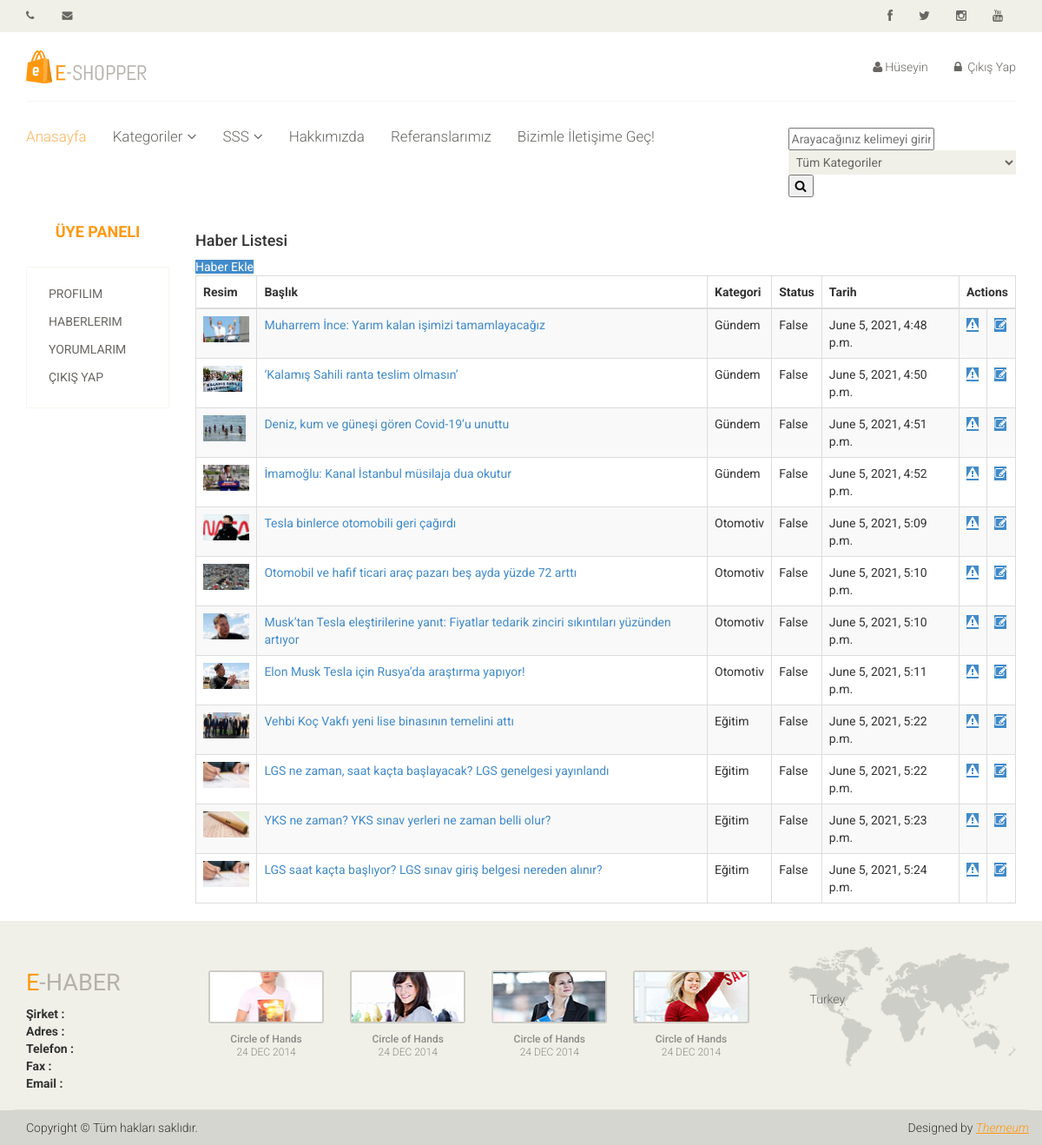
Screenshot of /user/contents/ (signed in) with the database file from the repository.
### news/models.py (models this page shows, shortened)
class New(models.Model):
    STATUS = (
        ('True', 'Evet'),
        ('False', 'Hayır'),
    )
    title = models.CharField(max_length=200)
    keywords = models.CharField(max_length=255)
    description = models.CharField(max_length=255)
    detail = RichTextUploadingField()
    image = models.ImageField(blank=True, upload_to='images/')
    status = models.CharField(max_length=10, choices=STATUS)
    slug = models.SlugField(null=False,unique=True)
    category = models.ForeignKey(Category, on_delete=models.CASCADE)
    user = models.ForeignKey(User, on_delete=models.CASCADE)
    create_at = models.DateTimeField(auto_now_add=True)
    update_at = models.DateTimeField(auto_now=True)
    def image_tag(self):
        return mark_safe('<img src="{}" height="50"/>'.format(self.image.url))
    image_tag.short_description='Image'

class Category(MPTTModel):
    STATUS = (
        ('True', 'Evet'),
        ('False', 'Hayır'),
    )
    title = models.CharField(max_length=100)
    keywords = models.CharField(max_length=255)
    description = models.CharField(max_length=255)
    image = models.ImageField(blank=True, upload_to='images/')
    status = models.CharField(max_length=10, choices=STATUS)
    slug = models.SlugField(null=False,unique=True)
    parent = TreeForeignKey('self', blank=True, null=True, related_name='children', on_delete=models.CASCADE)
    create_at = models.DateTimeField(auto_now_add=True)
    update_at = models.DateTimeField(auto_now=True)
    class MPTTMeta:
        order_insertion_by = ['title']
    def image_tag(self):
        return mark_safe('<img src="{}" height="50"/>'.format(self.image.url))
    image_tag.short_description='Image'

### user/views.py (the view)
# urls.py: path('contents/',views.contents , name='contents'),
@login_required(login_url='/login') # Check login
def contents(request):
    category = Category.objects.all()
    current_user = request.user
    contents = New.objects.filter(user_id = current_user.id)
    form = ContentForm()
    context = {
        'category':category,
        'contents':contents
    }
    return render(request,'user_contents.html',context)

### user/templates/user_contents.html (shortened to what this page needs)
{% extends 'homebase.html' %}
{% block content %}
    <div class="container">
        <div class="row">
            <div class="col-md-2">
                {% include 'user_panel.html' %}
            </div>
            <div class="col-md-10">
                <div class="title">
                    <h4 class="title">Haber Listesi</h4>
                    <a class="btn-primary" href="/user/addcontent">Haber Ekle</a>
                </div>
                <table id="example1" class="table table-bordered table-striped" >
                    <thead>
                    <tr>
                        <th>Resim</th>
                        <th>Başlık</th>
                        <th>Kategori</th>
                        <th>Status</th>
                        <th>Tarih</th>
                        <th style="..." colspan="3">Actions</th>
                    </tr>
                    </thead>
                    <tbody>
                    {% for rs in contents %}
                        <tr>
                            <td><img src="{{ rs.image.url }}" style="height: 30px;" alt=""></td>
                            <td><a href="">{{ rs.title }}</a></td>
                            <td>{{ rs.category.title }}</td>
                            <td>{{ rs.status }}</td>
                            <td>{{ rs.create_at }}</td>
                            <td><a  class="btn-primary" href="/user/contentdelete/{{ rs.id }}" onclick="return confirm('Sileceksiniz! Emin misiniz?')"><i class="fa fa-warning"></i></a></td>
                            <td><a  class="btn-primary" href="/user/contentedit/{{ rs.id }}" ><i class="fa fa-edit"></i></a></td>
                        </tr>
                    {% endfor %}
                </table>
            </div>
        </div>
    </div>
{% endblock %}

### home/templates/header.html (shortened to what this page needs)
{% load static %}
<header id="header">
    <div class="header_top">
        <div class="container">
            <div class="row">
                <div class="col-sm-6">
                    <div class="contactinfo">
                        <ul class="nav nav-pills">
                            <li><a href="#"><i class="fa fa-phone"></i>{{ setting.phone }}</a></li>
                            <li><a href="#"><i class="fa fa-envelope"></i>{{ setting.email }}</a></li>
                        </ul>
                    </div>
                </div>
                <div class="col-sm-6">
                    <div class="social-icons pull-right">
                        <ul class="nav navbar-nav">
                            <li><a href="{{ setting.facebook }}"><i class="fa fa-facebook"></i></a></li>
                            <li><a href="{{ setting.twitter }}"><i class="fa fa-twitter"></i></a></li>
                            <li><a href="{{ setting.instagram }}"><i class="fa fa-instagram"></i></a></li>
                            <li><a href="{{ setting.youtube }}"><i class="fa fa-youtube"></i></a></li>
                        </ul>
                    </div>
                </div>
            </div>
        </div>
    </div>
    {% load static %}
    <div class="header-middle">
        <div class="container">
            <div class="row">
                <div class="col-sm-4">
                    <div class="logo pull-left">
                        <a href="/"><img src="{% static 'images/home/logo.png'%}" alt="" /></a>
                    </div>
                </div>
                <div class="col-sm-8">
                    <div class="shop-menu pull-right">
                        <ul class="nav navbar-nav">
                            {% if user.id is not none %}
                            <li><a href="/user/"><i class="fa fa-user"></i>{{ user.first_name }}</a></li>
                            <li><a href="/logout/"><i class="fa fa-lock"></i> Çıkış Yap</a></li>
                            {% else %}
                            <li><a href="/login/"><i class="fa fa-sign-in"></i>Giriş Yap</a></li>
                            <li><a href="/register/"><i class="fa fa-user"></i> Kayıt Ol</a></li>
                            {% endif %}
                        </ul>
                    </div>
                </div>
            </div>
        </div>
    </div>
    <div class="header-bottom">
        <div class="container">
            <div class="row">
                <div class="col-sm-9">
                    <div class="mainmenu pull-left">
                        <ul class="nav navbar-nav collapse navbar-collapse">
                            <li><a href="/" class="active">Anasayfa</a></li>
                            {% load mptt_tags %}
                            <li class="dropdown"><a href="#">Kategoriler<i class="fa fa-angle-down"></i></a>
                            </li>
                            <li class="dropdown"><a href="#">SSS<i class="fa fa-angle-down"></i></a>
                            </li>
                            <li><a href="/aboutus">Hakkımızda</a></li>
                            <li><a href="/references">Referanslarımız</a></li>
                            <li><a href="/contactus">Bizimle İletişime Geç!</a></li>
                        </ul>
                    </div>
                </div>
                <div class="col-sm-3">
                    <form action="/search/" method="post">
                        <input id="query" name="query" class="input search_box" type="text" placeholder="Arayacağınız kelimeyi girin.">
                        {% load mptt_tags %}
                        <select name="catid" class="input search-categories">
                            <option value="0">Tüm Kategoriler</option>
                        </select>
                        <button class="search-btn"><i class="fa fa-search"></i></button>
                    </form>
                </div>
            </div>
        </div>
    </div>
</header>

### home/static/css/main.css (style rules this page uses)
body { font-family: 'Roboto', sans-serif; background:; position: relative; font-weight:400px; }
ul li { list-style: none; }
a { -webkit-transition: 300ms; -moz-transition: 300ms; -o-transition: 300ms; transition: 300ms; }
h1, h2, h3, h4, h5, h6 { font-family: 'Roboto', sans-serif; }
.header_top { background: none repeat scroll 0 0 #F0F0E9; }
.contactinfo ul li:first-child { margin-left: -15px; }
.contactinfo ul li a { font-size: 12px; color: #696763; font-family: 'Roboto', sans-serif; }
.social-icons ul li a { border: 0 none; border-radius: 0; color: #696763; padding:0px; }
.social-icons ul li { display:inline-block; }
.social-icons ul li a i { padding: 11px 15px; transition: all 0.9s ease 0s; -moz-transition: all 0.9s ease 0s; -webkit-transition: all 0.9s ease 0s; -o-transition: all 0.9s ease 0s; }
.header-middle .container .row { border-bottom: 1px solid #f5f5f5; margin-left: 0; margin-right: 0; padding-bottom: 20px; padding-top: 20px; }
.header-middle .container .row .col-sm-4 { padding-left: 0; }
.header-middle .container .row .col-sm-8 { padding-right:0; }
.shop-menu ul li { display:inline-block; padding-left: 15px; padding-right: 15px; }
.shop-menu ul li:last-child { padding-right: 0; }
.shop-menu ul li a { background: #FFFFFF; color: #696763; font-family: 'Roboto', sans-serif; font-size: 14px; font-weight: 300; padding:0; padding-right: 0; margin-top: 10px; }
.shop-menu ul li a i { margin-right:3px; }
.header-bottom { padding-bottom: 30px; padding-top: 30px; }
.navbar-collapse.collapse { padding-left: 0; }
.mainmenu ul li { padding-right: 15px; padding-left: 15px; }
.mainmenu ul li:first-child { padding-left: 0px; }
.mainmenu ul li a { color: #696763; font-family: 'Roboto', sans-serif; font-size: 17px; font-weight: 300; padding: 0; padding-bottom: 10px; }
.mainmenu ul li a:hover, .mainmenu ul li a.active, .shop-menu ul li a.active { background:none; color:#fdb45e; }
.fa-angle-down { padding-left: 5px; }
.user_info input, select, textarea { background: #F0F0E9; border:0; color: #696763; padding: 5px; width: 100%; border-radius: 0; resize: none }

### rows the page displays
New: image (picture), title "Muharrem İnce: Yarım kalan işimizi tamamlayacağız", category "Gündem", status "False", create_at "June 5, 2021, 4:48 p.m."
New: image (picture), title "‘Kalamış Sahili ranta teslim olmasın’", category "Gündem", status "False", create_at "June 5, 2021, 4:50 p.m."
New: image (picture), title "Deniz, kum ve güneşi gören Covid-19’u unuttu", category "Gündem", status "False", create_at "June 5, 2021, 4:51 p.m."
New: image (picture), title "İmamoğlu: Kanal İstanbul müsilaja dua okutur", category "Gündem", status "False", create_at "June 5, 2021, 4:52 p.m."
New: image (picture), title "Tesla binlerce otomobili geri çağırdı", category "Otomotiv", status "False", create_at "June 5, 2021, 5:09 p.m."
New: image (picture), title "Otomobil ve hafif ticari araç pazarı beş ayda yüzde 72 arttı", category "Otomotiv", status "False", create_at "June 5, 2021, 5:10 p.m."
New: image (picture), title "Musk’tan Tesla eleştirilerine yanıt: Fiyatlar tedarik zinciri sıkıntıları yüzünden artıyor", category "Otomotiv", status "False", create_at "June 5, 2021, 5:10 p.m."
New: image (picture), title "Elon Musk Tesla için Rusya’da araştırma yapıyor!", category "Otomotiv", status "False", create_at "June 5, 2021, 5:11 p.m."
New: image (picture), title "Vehbi Koç Vakfı yeni lise binasının temelini attı", category "Eğitim", status "False", create_at "June 5, 2021, 5:22 p.m."
New: image (picture), title "LGS ne zaman, saat kaçta başlayacak? LGS genelgesi yayınlandı", category "Eğitim", status "False", create_at "June 5, 2021, 5:22 p.m."
New: image (picture), title "YKS ne zaman? YKS sınav yerleri ne zaman belli olur?", category "Eğitim", status "False", create_at "June 5, 2021, 5:23 p.m."
New: image (picture), title "LGS saat kaçta başlıyor? LGS sınav giriş belgesi nereden alınır?", category "Eğitim", status "False", create_at "June 5, 2021, 5:24 p.m."

### other values shown
{{ user.first_name }} "Hüseyin"
